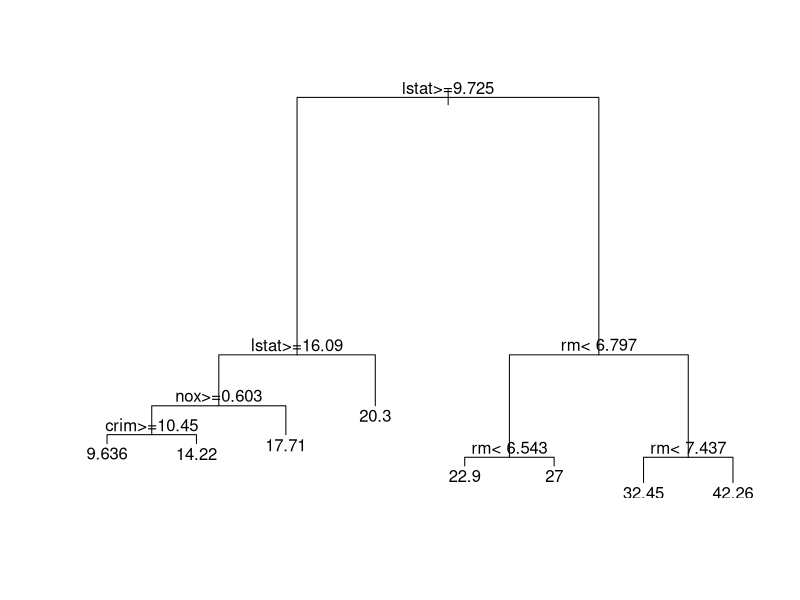
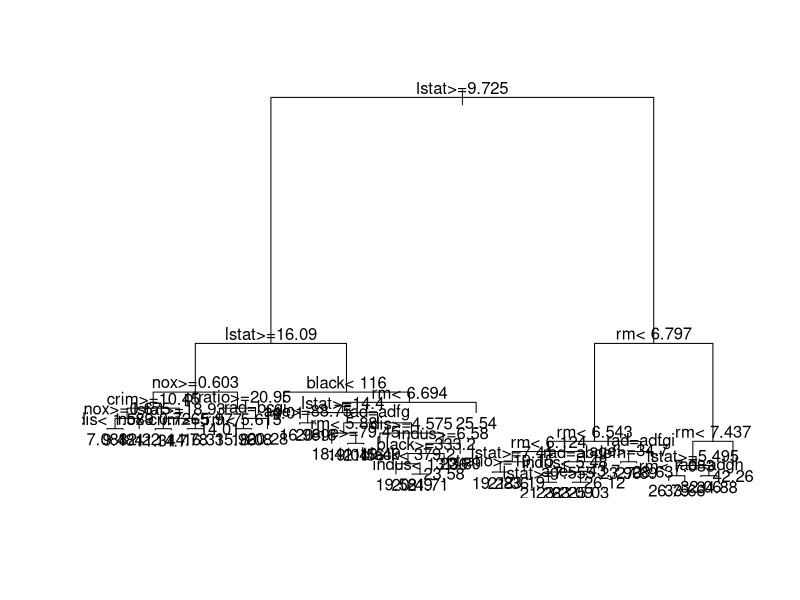
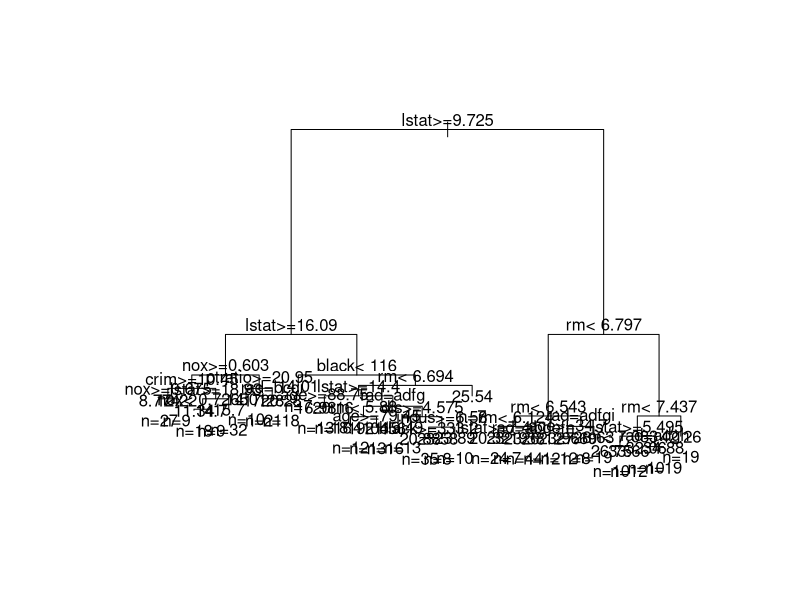
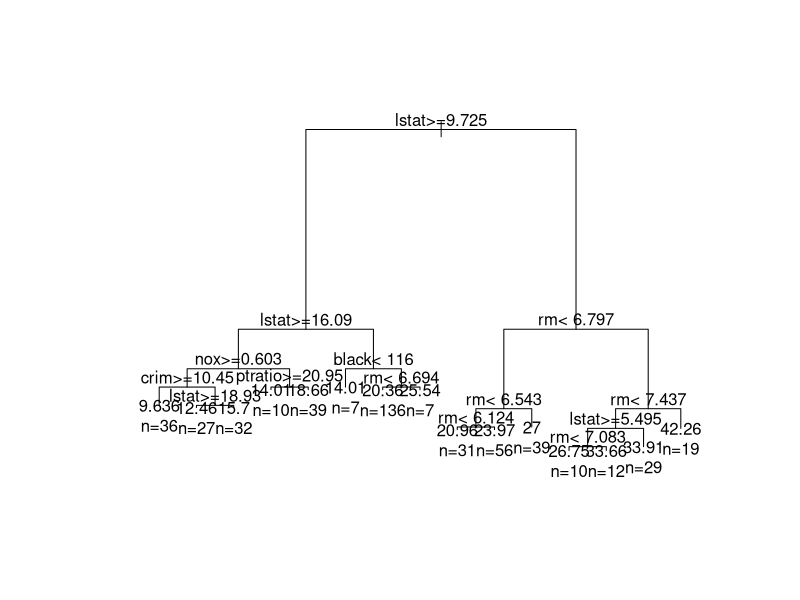
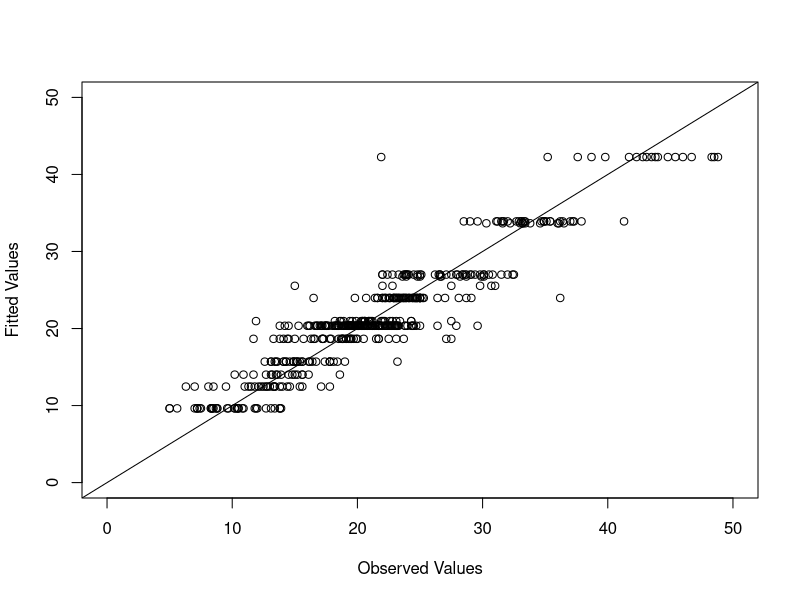
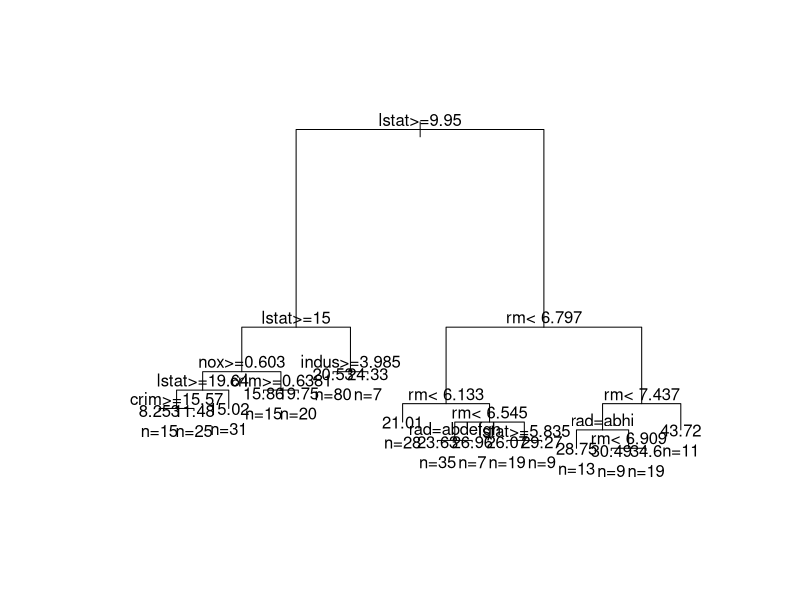

The R script that drew these images, in order:
#####################################
#
# Regression Analysis of Boston Data
#
#####################################

## Calling packages

library(rpart) #install.packages("rpart")


## Data reading

library(MASS) 
i = which(Boston$medv == 50) 
boston = Boston[-i,] # delete cases with medv=50
boston$chas = factor(boston$chas)
boston$rad = factor(boston$rad)


## Growing a tree
set.seed(1)
fit = rpart(medv ~., data=boston, method="anova") #cp=0.01 (default), 

fit
summary(fit)
plot(fit);  text(fit)


fit2 = rpart(medv ~., data=boston, method="anova", 
             control = rpart.control(xval=10, cp=0)) #cp=0 (maximal tree)
fit2
summary(fit2)
plot(fit2);  text(fit2)


## Pruning the tree and selecting the tree with min error

tmp = printcp(fit2)
k = which.min(tmp[,"xerror"])
cp.tmp = tmp[k,"CP"]
fit.pruned = prune(fit2, cp=cp.tmp)
plot(fit.pruned, margin = 0.1);text(fit.pruned, use.n=TRUE)


## Alternatively, Pruning the tree and selecting the smallest tree within min error + 1 se)

tmp = printcp(fit2)
k = which.min(tmp[,"xerror"])
err = tmp[k,"xerror"]; se = tmp[k,"xstd"]; k = which(tmp[,"xerror"] <= err+se)[1]
cp.tmp = tmp[k,"CP"]
fit.pruned = prune(fit2, cp=cp.tmp)
plot(fit.pruned, margin = 0.1);text(fit.pruned, use.n=TRUE)


## Predicting

yhat = predict(fit.pruned, newdata=boston, type="vector") # predictions
head(yhat)

plot(boston$medv, yhat, xlim=c(0,50), ylim=c(0,50), xlab="Observed Values", ylab="Fitted Values")
abline(a=0, b=1)


## Evaluating

mean((boston$medv - yhat)^2)  # MSE
mean(abs(boston$medv - yhat)) # MAE


###########################################
# Computing the test error by paritioning


## Data Partitioning 

set.seed(1234)
train.index = sample(1:nrow(boston), round(0.7*nrow(boston)))
boston.train = boston[ train.index,] #train data                              
boston.test  = boston[-train.index,] #test data


## Growing a tree

fit2 = rpart(medv ~., data=boston.train, method="anova", 
             control = rpart.control(xval=10, cp=0)) #cp=0 (maximal tree)

## Pruning

tmp = printcp(fit2)
k = which.min(tmp[,"xerror"])
cp.tmp = tmp[k,"CP"]
fit.pruned = prune(fit2, cp=cp.tmp)
plot(fit.pruned, margin = 0.1);text(fit.pruned, use.n=TRUE)


## Predicting and Evaluating

yhat.tree = predict(fit.pruned, newdata=boston.train, type="vector")
mean((boston.train$medv - yhat.tree)^2)  # train MSE
mean(abs(boston.train$medv - yhat.tree)) # train MAE

yhat.tree = predict(fit.pruned, newdata=boston.test, type="vector")
mean((boston.test$medv - yhat.tree)^2)  # test MSE
mean(abs(boston.test$medv - yhat.tree)) # test MAE




##########################
# Computing the CV error


V = 10 #V-fold CV
mse.train = 0; mse.test = 0
mae.train = 0; mae.test = 0

set.seed(1234)
id = sample(1:V, nrow(boston), replace = T)

for(i in 1:V) {
  
  print(i)

  ## Data partitioning

  test.index = which(id==i)
  boston.train = boston[-test.index,] #train data                              
  boston.test  = boston[ test.index,] #test data

  ## Growing

  fit2 = rpart(medv ~., data=boston.train, method="anova", 
               control = rpart.control(xval=10, cp=0)) #cp=0 (maximal tree)

  ## Pruning

  tmp = printcp(fit2)
  k = which.min(tmp[,"xerror"])
  cp.tmp = tmp[k,"CP"]
  fit.pruned = prune(fit2, cp=cp.tmp)
  #plot(fit.pruned, margin = 0.1);text(fit.pruned, use.n=TRUE)

  ## Predicting and Evaluating

  yhat.tree = predict(fit.pruned, newdata=boston.test, type="vector")
  mse.test = mse.test + mean((boston.test$medv - yhat.tree)^2)  # MSE
  mae.test = mae.test + mean(abs(boston.test$medv - yhat.tree)) # MAE
}


cv.mse.test  = mse.test/V;  cv.mse.test  # test CV MSE
cv.mae.test  = mae.test/V;  cv.mae.test  # test CV MAE 


#END
